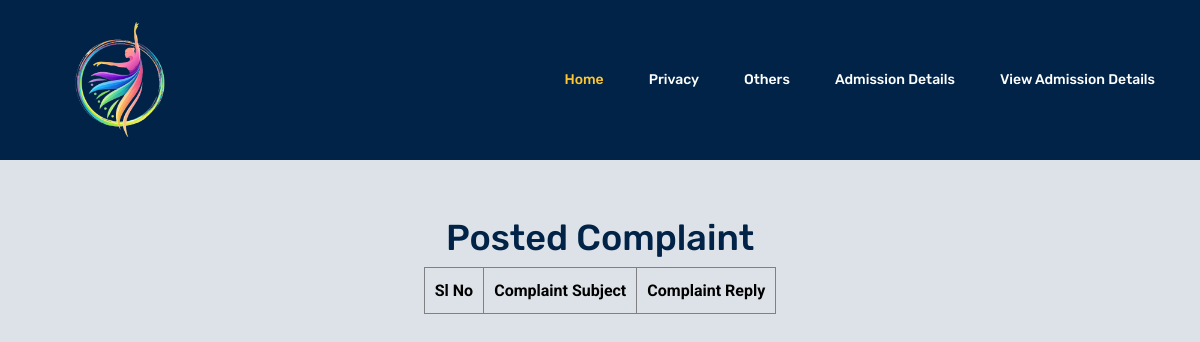
Page /Project/Student/PostedComplaint.php on the earlier database version.
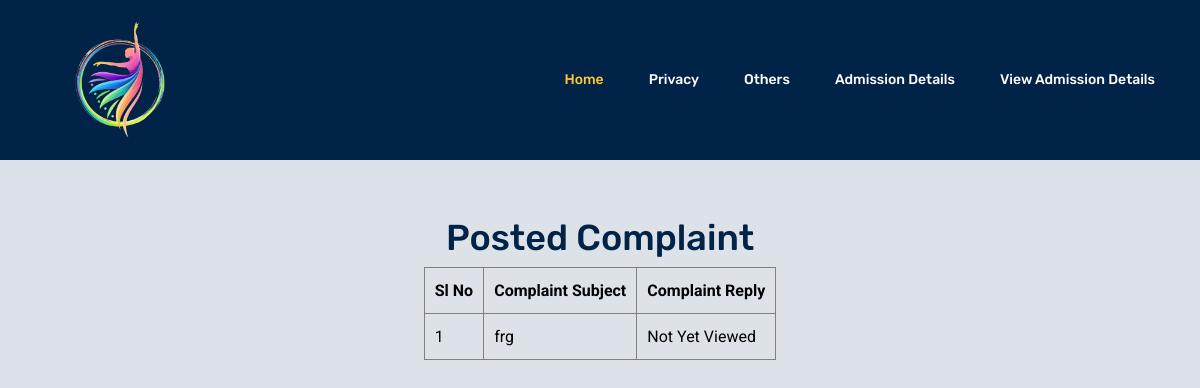
Same page on the later database version.
### tables this page shows
CREATE TABLE `tbl_complaint` (
  `complaint_id` int(11) NOT NULL auto_increment,
  `complaint_content` varchar(100) NOT NULL,
  `complaint_date` varchar(100) NOT NULL,
  `student_id` int(11) NOT NULL,
  `complaint_reply` varchar(100) NOT NULL,
  `trainer_id` int(11) NOT NULL,
  PRIMARY KEY  (`complaint_id`)
);

### Project/Student/PostedComplaint.php (the view, shortened to what this page needs)
<?php
include("Head.php");
?>
<!DOCTYPE html PUBLIC "-//W3C//DTD XHTML 1.0 Transitional//EN" "http://www.w3.org/TR/xhtml1/DTD/xhtml1-transitional.dtd">
<html xmlns="http://www.w3.org/1999/xhtml">
<head>
</head>
<body style="background-color:rgb(220, 226, 231);color: black;">
<body>
<p><a href="HomePage.php"> Home</a></p>
<br><br><br><br><br><br><br>
<center><h1>Posted Complaint</h1></center>
<form id="form1" name="form1" method="post" action="">
 <center> <table border="1" align="center" cellpadding="10">
    <tr>
      <th>Sl No</th>
      <th>Complaint Subject</th>
       <th>Complaint Reply</th>
    </tr>
   <?php
	$selectQry="select * from tbl_complaint where student_id='".$_SESSION["student_id"]."'  ";
	$row=mysql_query($selectQry);
	$i=0;
	while($data=mysql_fetch_array($row))
	{
	$i++;
	?>
    <tr>
      <td><?php echo $i ?></td>
      <td><?php echo $data["complaint_content"] ?></td>
       <td><?php
       if($data["complaint_reply"]=="")
       {
        echo "Not Yet Viewed";
       }
       else
       {
       echo $data["complaint_reply"] ;
       }
       ?></td>
    </tr>
    <?php
	}
	?>
  </table>
  </center>
</form>
<br><br><br><br><br><br><br>
</body>
</html>

### Project/Student/Head.php (shortened to what this page needs)
<!DOCTYPE html>
<html lang="en">
  <head>
    <link rel="stylesheet" href="../Assets/Template/Main/css/bootstrap.css" />
    <link rel="stylesheet" href="../Assets/Template/Main/css/flaticon.css" />
    <link rel="stylesheet" href="../Assets/Template/Main/css/themify-icons.css" />
    <link rel="stylesheet" href="../Assets/Template/Main/vendors/owl-carousel/owl.carousel.min.css" />
    <link rel="stylesheet" href="../Assets/Template/Main/vendors/nice-select/css/nice-select.css" />
    <link rel="stylesheet" href="../Assets/Template/Main/css/style.css" />
  </head>
  <body>
    <header class="header_area">
      <div class="main_menu">
        <nav class="navbar navbar-expand-lg navbar-light" style="background-color:#002347">
          <div class="container">
            <a class="navbar-brand logo_h" href="index.html">
            <img src="../Assets/Template/Main/img/banner/dancelogo.jpg" width="150" height="150" style="border-radius: 75px;"></a>
            <div
              class="collapse navbar-collapse offset"
              id="navbarSupportedContent"
            >
              <ul class="nav navbar-nav menu_nav ml-auto">
                <li class="nav-item active">
                  <a class="nav-link" href="HomePage.php">Home</a>
                </li>
                <li class="nav-item submenu dropdown">
                  <a
                    href="#"
                    class="nav-link dropdown-toggle"
                    data-toggle="dropdown"
                    role="button"
                    aria-haspopup="true"
                    aria-expanded="false"
                    >Privacy</a
                  >
                </li>
                <li class="nav-item submenu dropdown">
                  <a
                    href="#"
                    class="nav-link dropdown-toggle"
                    data-toggle="dropdown"
                    role="button"
                    aria-haspopup="true"
                    aria-expanded="false"
                    >Others</a
                  >
                </li>
                <li class="nav-item">
                  <a class="nav-link" href="AdmissionDetails.php">Admission Details</a>
                </li>
                <li class="nav-item">
                  <a class="nav-link" href="UserAdmissionDetails.php">View Admission Details</a>
                </li>
              </ul>
            </div>
          </div>
        </nav>
      </div>
    </header>

Differences in the rows shown:
added tbl_complaint: complaint_content "frg", complaint_reply "Not Yet Viewed"
